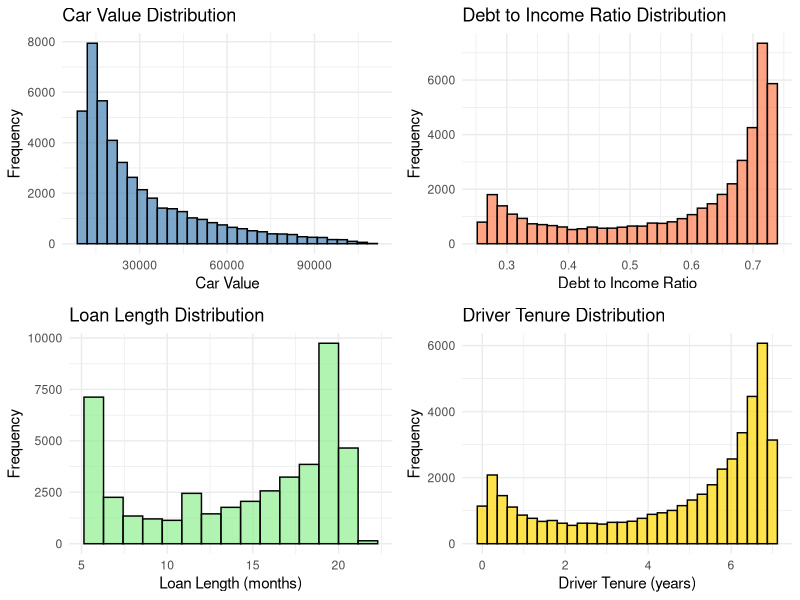
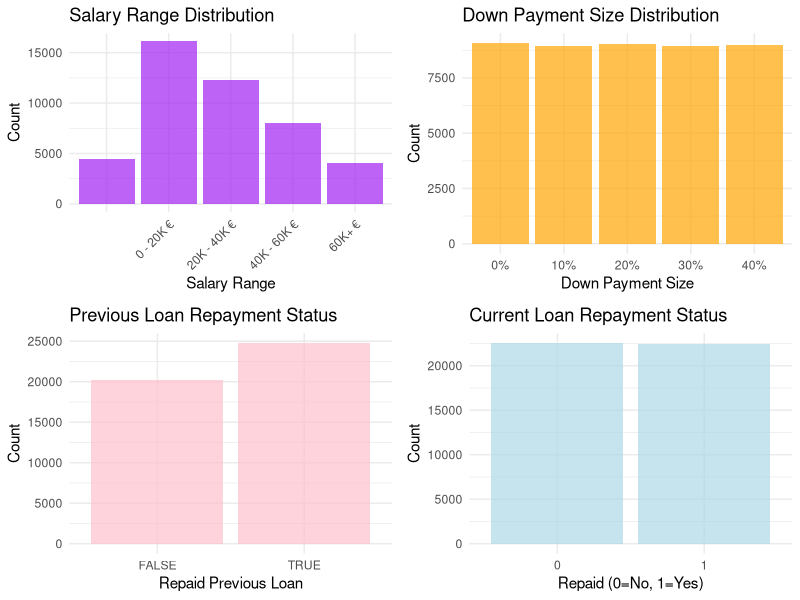
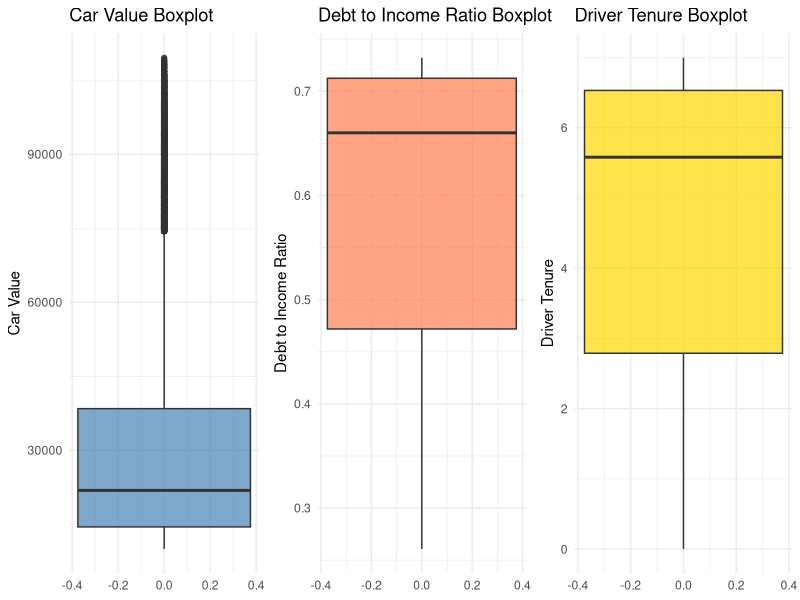
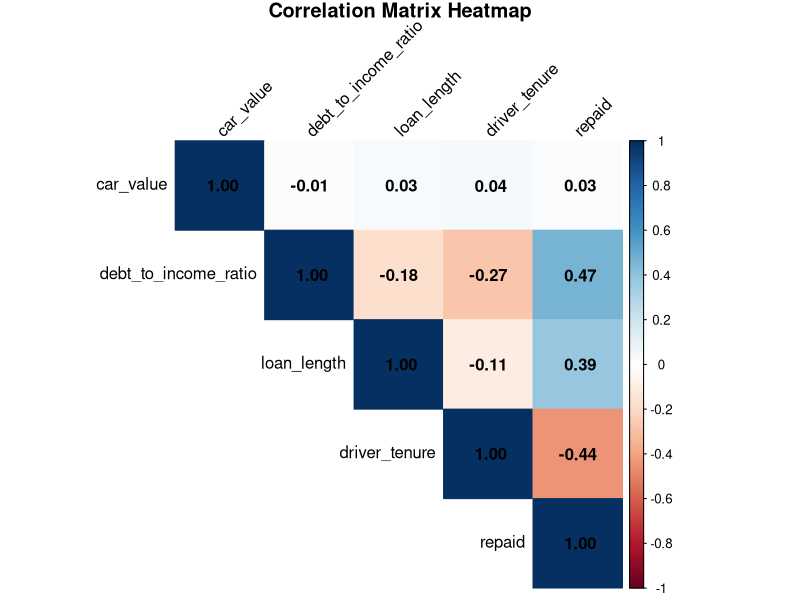
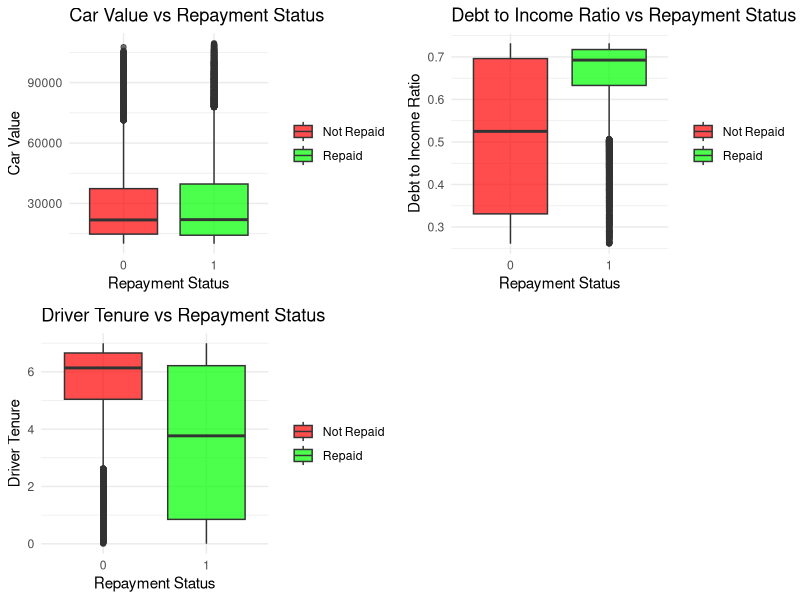
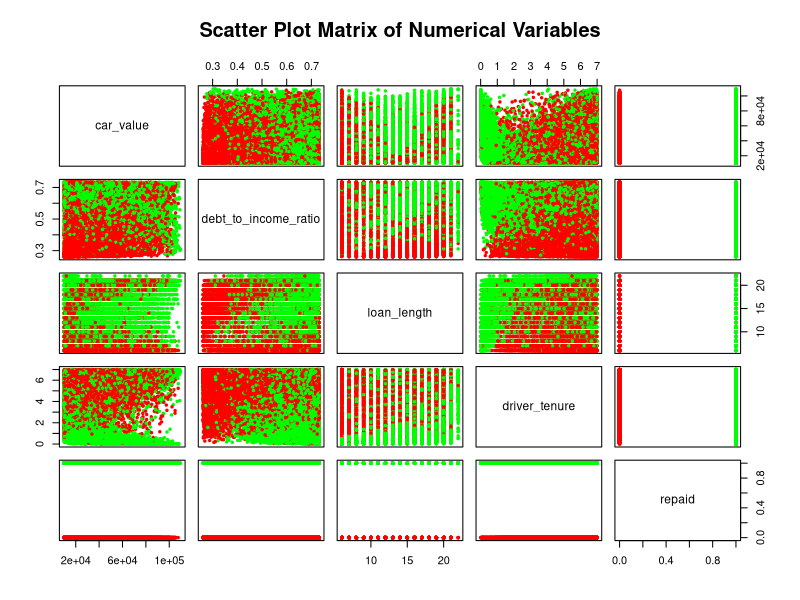
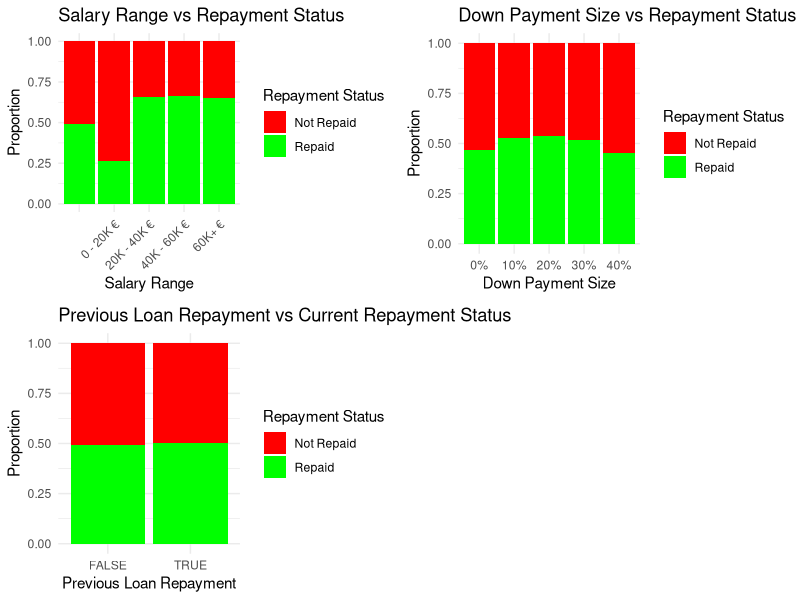
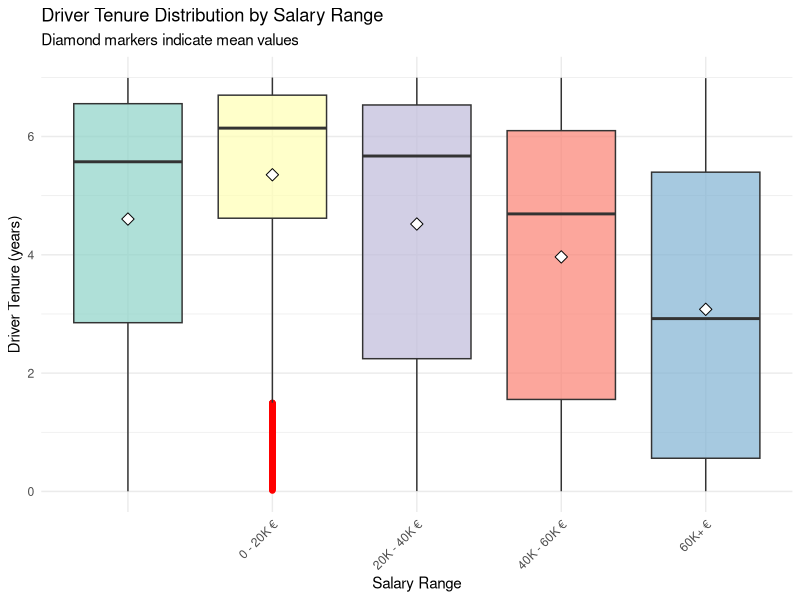

Source code (R) for these figures, in order:
## ---- chunk 1
# Load required libraries
library(tidyverse)
library(corrplot)
library(gridExtra)

# Load data
data <- read.csv("car_loan_data.csv")

# 1. Check data dimensions and missing values
cat("\nOriginal data dimensions:", dim(data), "\n")
cat("\nMissing values count:\n")
print(colSums(is.na(data)))

data_clean <- na.omit(data)
cat("\nData dimensions after removing missing values:", dim(data_clean), "\n")
cat("Number of rows deleted:", nrow(data) - nrow(data_clean), "\n\n")

# 2. Data structure and summary statistics
cat("\n=== Data Structure ===\n")
str(data_clean)
cat("\n=== Summary Statistics ===\n")
summary(data_clean)

## ---- chunk 2
# ============================================
# Univariate Analysis
# ============================================

# Define numerical variables
numeric_vars <- c("car_value", "debt_to_income_ratio", "loan_length", 
                  "driver_tenure", "repaid")

# Histograms for numerical variables
p1 <- ggplot(data_clean, aes(x = car_value)) +
  geom_histogram(bins = 30, fill = "steelblue", color = "black", alpha = 0.7) +
  labs(title = "Car Value Distribution", x = "Car Value", y = "Frequency") +
  theme_minimal()

p2 <- ggplot(data_clean, aes(x = debt_to_income_ratio)) +
  geom_histogram(bins = 30, fill = "coral", color = "black", alpha = 0.7) +
  labs(title = "Debt to Income Ratio Distribution", 
       x = "Debt to Income Ratio", y = "Frequency") +
  theme_minimal()

p3 <- ggplot(data_clean, aes(x = loan_length)) +
  geom_histogram(bins = 15, fill = "lightgreen", color = "black", alpha = 0.7) +
  labs(title = "Loan Length Distribution", 
       x = "Loan Length (months)", y = "Frequency") +
  theme_minimal()

p4 <- ggplot(data_clean, aes(x = driver_tenure)) +
  geom_histogram(bins = 30, fill = "gold", color = "black", alpha = 0.7) +
  labs(title = "Driver Tenure Distribution", 
       x = "Driver Tenure (years)", y = "Frequency") +
  theme_minimal()

# Display histograms
grid.arrange(p1, p2, p3, p4, ncol = 2)

## ---- chunk 3
# Bar charts for categorical variables
p5 <- ggplot(data_clean, aes(x = salary_range)) +
  geom_bar(fill = "purple", alpha = 0.7) +
  labs(title = "Salary Range Distribution", 
       x = "Salary Range", y = "Count") +
  theme_minimal() +
  theme(axis.text.x = element_text(angle = 45, hjust = 1))

p6 <- ggplot(data_clean, aes(x = size_of_downpayment)) +
  geom_bar(fill = "orange", alpha = 0.7) +
  labs(title = "Down Payment Size Distribution", 
       x = "Down Payment Size", y = "Count") +
  theme_minimal()

p7 <- ggplot(data_clean, aes(x = factor(repaid_loan_on_prev_car))) +
  geom_bar(fill = "pink", alpha = 0.7) +
  labs(title = "Previous Loan Repayment Status", 
       x = "Repaid Previous Loan", y = "Count") +
  theme_minimal()

p8 <- ggplot(data_clean, aes(x = factor(repaid))) +
  geom_bar(fill = "lightblue", alpha = 0.7) +
  labs(title = "Current Loan Repayment Status", 
       x = "Repaid (0=No, 1=Yes)", y = "Count") +
  theme_minimal()

grid.arrange(p5, p6, p7, p8, ncol = 2)

## ---- chunk 4
# Boxplots for outlier detection
p9 <- ggplot(data_clean, aes(y = car_value)) +
  geom_boxplot(fill = "steelblue", alpha = 0.7) +
  labs(title = "Car Value Boxplot", y = "Car Value") +
  theme_minimal()

p10 <- ggplot(data_clean, aes(y = debt_to_income_ratio)) +
  geom_boxplot(fill = "coral", alpha = 0.7) +
  labs(title = "Debt to Income Ratio Boxplot", y = "Debt to Income Ratio") +
  theme_minimal()

p11 <- ggplot(data_clean, aes(y = driver_tenure)) +
  geom_boxplot(fill = "gold", alpha = 0.7) +
  labs(title = "Driver Tenure Boxplot", y = "Driver Tenure") +
  theme_minimal()

grid.arrange(p9, p10, p11, ncol = 3)

## ---- chunk 5
# ============================================
# Bivariate Analysis
# ============================================

# Correlation matrix for numerical variables
numeric_data <- data_clean %>% 
  select(car_value, debt_to_income_ratio, loan_length, driver_tenure, repaid)

cor_matrix <- cor(numeric_data, use = "complete.obs")
print("Correlation Matrix:")
print(round(cor_matrix, 3))

# Correlation plot
corrplot(cor_matrix, method = "color", type = "upper", 
         addCoef.col = "black", tl.col = "black", tl.srt = 45,
         title = "Correlation Matrix Heatmap", mar = c(0,0,1,0))

## ---- chunk 6
# Boxplots: Repayment status vs numerical variables
p12 <- ggplot(data_clean, aes(x = factor(repaid), y = car_value)) +
  geom_boxplot(aes(fill = factor(repaid)), alpha = 0.7) +
  labs(title = "Car Value vs Repayment Status", 
       x = "Repayment Status", y = "Car Value") +
  scale_fill_manual(values = c("red", "green"), 
                    labels = c("Not Repaid", "Repaid")) +
  theme_minimal() +
  theme(legend.title = element_blank())

p13 <- ggplot(data_clean, aes(x = factor(repaid), y = debt_to_income_ratio)) +
  geom_boxplot(aes(fill = factor(repaid)), alpha = 0.7) +
  labs(title = "Debt to Income Ratio vs Repayment Status", 
       x = "Repayment Status", y = "Debt to Income Ratio") +
  scale_fill_manual(values = c("red", "green"), 
                    labels = c("Not Repaid", "Repaid")) +
  theme_minimal() +
  theme(legend.title = element_blank())

p14 <- ggplot(data_clean, aes(x = factor(repaid), y = driver_tenure)) +
  geom_boxplot(aes(fill = factor(repaid)), alpha = 0.7) +
  labs(title = "Driver Tenure vs Repayment Status", 
       x = "Repayment Status", y = "Driver Tenure") +
  scale_fill_manual(values = c("red", "green"), 
                    labels = c("Not Repaid", "Repaid")) +
  theme_minimal() +
  theme(legend.title = element_blank())

grid.arrange(p12, p13, p14, ncol = 2)

# Scatter plot matrix
pairs(numeric_data, 
      main = "Scatter Plot Matrix of Numerical Variables",
      col = ifelse(data_clean$repaid == 1, "green", "red"),
      pch = 19, cex = 0.5)

## ---- chunk 7
# Stacked bar charts: Categorical variables vs repayment status
p15 <- ggplot(data_clean, aes(x = salary_range, fill = factor(repaid))) +
  geom_bar(position = "fill") +
  labs(title = "Salary Range vs Repayment Status", 
       x = "Salary Range", y = "Proportion") +
  scale_fill_manual(values = c("red", "green"), 
                    labels = c("Not Repaid", "Repaid"),
                    name = "Repayment Status") +
  theme_minimal() +
  theme(axis.text.x = element_text(angle = 45, hjust = 1))

p16 <- ggplot(data_clean, aes(x = size_of_downpayment, fill = factor(repaid))) +
  geom_bar(position = "fill") +
  labs(title = "Down Payment Size vs Repayment Status", 
       x = "Down Payment Size", y = "Proportion") +
  scale_fill_manual(values = c("red", "green"), 
                    labels = c("Not Repaid", "Repaid"),
                    name = "Repayment Status") +
  theme_minimal()

p17 <- ggplot(data_clean, aes(x = factor(repaid_loan_on_prev_car), 
                               fill = factor(repaid))) +
  geom_bar(position = "fill") +
  labs(title = "Previous Loan Repayment vs Current Repayment Status", 
       x = "Previous Loan Repayment", y = "Proportion") +
  scale_fill_manual(values = c("red", "green"), 
                    labels = c("Not Repaid", "Repaid"),
                    name = "Repayment Status") +
  theme_minimal()

grid.arrange(p15, p16, p17, ncol = 2)

## ---- chunk 8
# Statistical significance tests
cat("\n=== Statistical Tests ===\n")

# t-tests for numerical variables
cat("\nt-test for Car Value:\n")
print(t.test(car_value ~ repaid, data = data_clean))

cat("\nt-test for Debt to Income Ratio:\n")
print(t.test(debt_to_income_ratio ~ repaid, data = data_clean))

cat("\nt-test for Driver Tenure:\n")
print(t.test(driver_tenure ~ repaid, data = data_clean))

# Chi-square tests for categorical variables
cat("\nChi-square test for Salary Range:\n")
print(chisq.test(table(data_clean$salary_range, data_clean$repaid)))

cat("\nChi-square test for Down Payment Size:\n")
print(chisq.test(table(data_clean$size_of_downpayment, data_clean$repaid)))

# Save cleaned data
write.csv(data_clean, "car_loan_data_clean.csv", row.names = FALSE)
cat("\nCleaned data saved as car_loan_data_clean.csv\n")

## ---- chunk 9
# ============================================
# Tenure-Salary Relationship Analysis
# ============================================

cat("\n=== Tenure-Salary Analysis ===\n")

# 1. Descriptive statistics by salary range
tenure_by_salary <- data_clean %>%
  group_by(salary_range) %>%
  summarise(
    mean_tenure = mean(driver_tenure, na.rm = TRUE),
    median_tenure = median(driver_tenure, na.rm = TRUE),
    sd_tenure = sd(driver_tenure, na.rm = TRUE),
    min_tenure = min(driver_tenure, na.rm = TRUE),
    max_tenure = max(driver_tenure, na.rm = TRUE),
    count = n()
  ) %>%
  arrange(desc(mean_tenure))

print(tenure_by_salary)

## ---- chunk 10
# 2. Boxplot: Tenure by salary range
p_tenure_salary_box <- ggplot(data_clean, aes(x = salary_range, y = driver_tenure)) +
  geom_boxplot(aes(fill = salary_range), alpha = 0.7, outlier.color = "red") +
  stat_summary(fun = mean, geom = "point", shape = 23, size = 3, 
               fill = "white", color = "black") +
  labs(title = "Driver Tenure Distribution by Salary Range", 
       subtitle = "Diamond markers indicate mean values",
       x = "Salary Range", 
       y = "Driver Tenure (years)") +
  theme_minimal() +
  theme(axis.text.x = element_text(angle = 45, hjust = 1),
        legend.position = "none") +
  scale_fill_brewer(palette = "Set3")

print(p_tenure_salary_box)

# 3. Violin plot: Tenure by salary range
p_tenure_salary_violin <- ggplot(data_clean, aes(x = salary_range, y = driver_tenure)) +
  geom_violin(aes(fill = salary_range), alpha = 0.7, trim = FALSE) +
  geom_boxplot(width = 0.1, fill = "white", alpha = 0.5) +
  labs(title = "Driver Tenure Distribution by Salary Range (Violin Plot)", 
       x = "Salary Range", 
       y = "Driver Tenure (years)") +
  theme_minimal() +
  theme(axis.text.x = element_text(angle = 45, hjust = 1),
        legend.position = "none") +
  scale_fill_brewer(palette = "Pastel1")

print(p_tenure_salary_violin)

## ---- chunk 11
# 4. Bar chart: Mean tenure by salary range with error bars
p_tenure_salary_bar <- ggplot(tenure_by_salary, aes(x = reorder(salary_range, mean_tenure), 
                                                      y = mean_tenure)) +
  geom_bar(stat = "identity", aes(fill = salary_range), alpha = 0.8) +
  geom_errorbar(aes(ymin = mean_tenure - sd_tenure, 
                    ymax = mean_tenure + sd_tenure), 
                width = 0.2, color = "black") +
  geom_text(aes(label = round(mean_tenure, 2)), 
            vjust = -0.5, size = 3.5) +
  labs(title = "Mean Driver Tenure by Salary Range", 
       subtitle = "Error bars represent standard deviation",
       x = "Salary Range", 
       y = "Mean Driver Tenure (years)") +
  theme_minimal() +
  theme(axis.text.x = element_text(angle = 45, hjust = 1),
        legend.position = "none") +
  scale_fill_brewer(palette = "Set2")

print(p_tenure_salary_bar)

# 5. Faceted histogram: Tenure distribution by salary range
p_tenure_salary_hist <- ggplot(data_clean, aes(x = driver_tenure)) +
  geom_histogram(aes(fill = salary_range), bins = 30, alpha = 0.7, color = "black") +
  facet_wrap(~salary_range, scales = "free_y") +
  labs(title = "Driver Tenure Distribution by Salary Range (Faceted)", 
       x = "Driver Tenure (years)", 
       y = "Frequency") +
  theme_minimal() +
  theme(legend.position = "none") +
  scale_fill_brewer(palette = "Set3")

print(p_tenure_salary_hist)

## ---- chunk 12
# 6. ANOVA test
cat("\nOne-way ANOVA Test Results:\n")
anova_result <- aov(driver_tenure ~ salary_range, data = data_clean)
print(summary(anova_result))

# 7. Tukey HSD post-hoc test
cat("\nTukey HSD Post-hoc Test Results:\n")
tukey_result <- TukeyHSD(anova_result)
print(tukey_result)

# 8. Kruskal-Wallis test (non-parametric alternative)
cat("\nKruskal-Wallis Test Results:\n")
kruskal_result <- kruskal.test(driver_tenure ~ salary_range, data = data_clean)
print(kruskal_result)

# 9. Effect size (Eta-squared)
cat("\nEffect Size (Eta-squared):\n")
ss_total <- sum((data_clean$driver_tenure - mean(data_clean$driver_tenure))^2)
ss_between <- sum(anova_result$fitted.values - mean(data_clean$driver_tenure))^2
eta_squared <- ss_between / ss_total
cat("Eta² =", round(eta_squared, 4), "\n")
cat("Variance explained by salary range:", round(eta_squared * 100, 2), "%\n")

## ---- chunk 13
# 10. Density plot: Tenure distribution by salary range
p_tenure_salary_density <- ggplot(data_clean, aes(x = driver_tenure, fill = salary_range)) +
  geom_density(alpha = 0.5) +
  labs(title = "Driver Tenure Density Distribution by Salary Range", 
       x = "Driver Tenure (years)", 
       y = "Density",
       fill = "Salary Range") +
  theme_minimal() +
  scale_fill_brewer(palette = "Set1")

print(p_tenure_salary_density)

# 11. Combined plot: Violin + Boxplot + Jitter + Mean
p_tenure_salary_combined <- ggplot(data_clean, aes(x = salary_range, y = driver_tenure)) +
  geom_violin(aes(fill = salary_range), alpha = 0.3) +
  geom_boxplot(width = 0.2, alpha = 0.7, outlier.shape = NA) +
  geom_jitter(alpha = 0.1, width = 0.2, size = 0.5) +
  stat_summary(fun = mean, geom = "point", shape = 23, size = 4, 
               fill = "red", color = "black") +
  labs(title = "Comprehensive Driver Tenure Analysis by Salary Range", 
       subtitle = "Violin plot + Boxplot + Individual points + Mean (red diamond)",
       x = "Salary Range", 
       y = "Driver Tenure (years)") +
  theme_minimal() +
  theme(axis.text.x = element_text(angle = 45, hjust = 1),
        legend.position = "none") +
  scale_fill_brewer(palette = "Spectral")

print(p_tenure_salary_combined)

## ---- chunk 14
# 12. Sample size distribution
sample_size <- data_clean %>%
  group_by(salary_range) %>%
  summarise(n = n()) %>%
  mutate(percentage = round(n / sum(n) * 100, 2))

cat("\nSample Size by Salary Range:\n")
print(sample_size)

# 13. Comprehensive comparison table
comparison_table <- data_clean %>%
  group_by(salary_range) %>%
  summarise(
    Count = n(),
    Mean = round(mean(driver_tenure, na.rm = TRUE), 2),
    Median = round(median(driver_tenure, na.rm = TRUE), 2),
    SD = round(sd(driver_tenure, na.rm = TRUE), 2),
    Min = round(min(driver_tenure, na.rm = TRUE), 2),
    Max = round(max(driver_tenure, na.rm = TRUE), 2),
    IQR = round(IQR(driver_tenure, na.rm = TRUE), 2)
  ) %>%
  arrange(desc(Mean))

cat("\nComprehensive Comparison Table:\n")
print(comparison_table)

# 14. Export analysis results
write.csv(comparison_table, "tenure_salary_analysis.csv", row.names = FALSE)
cat("\nAnalysis results saved as tenure_salary_analysis.csv\n")
